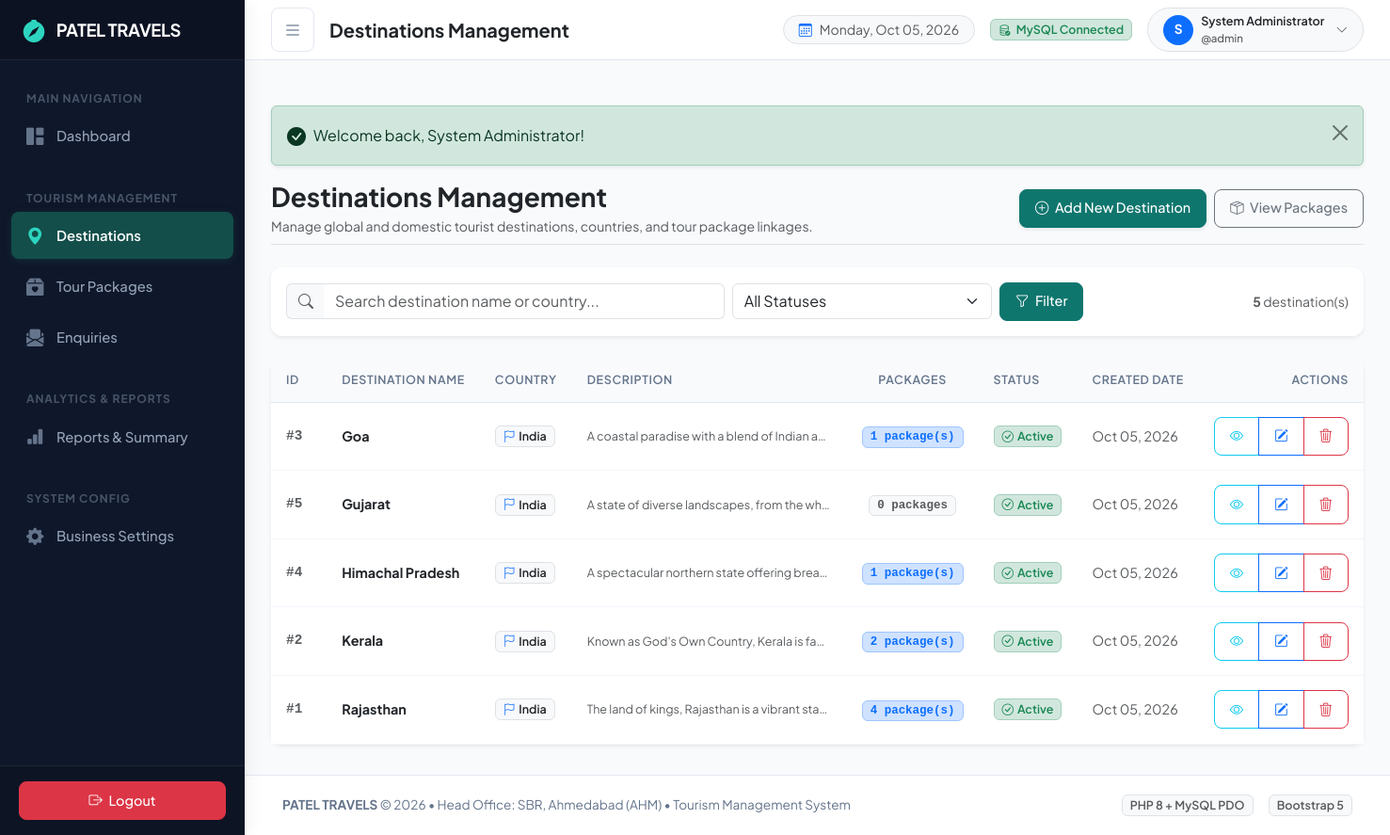
Page /admin/destinations/index.php (signed in) on the committed database.
### tables this page shows
CREATE TABLE `destinations` (
  `destination_id` int(11) NOT NULL AUTO_INCREMENT,
  `destination_name` varchar(100) NOT NULL,
  `slug` varchar(150) DEFAULT NULL,
  `seo_title` varchar(255) DEFAULT NULL,
  `seo_description` text DEFAULT NULL,
  `country` varchar(100) NOT NULL,
  `state` varchar(100) DEFAULT NULL,
  `description` text DEFAULT NULL,
  `best_season` varchar(150) DEFAULT NULL,
  `image` varchar(255) DEFAULT NULL,
  `featured` tinyint(1) DEFAULT 0,
  `status` enum('active','inactive') DEFAULT 'active',
  `created_at` datetime DEFAULT current_timestamp(),
  `updated_at` datetime DEFAULT current_timestamp() ON UPDATE current_timestamp(),
  PRIMARY KEY (`destination_id`),
  KEY `idx_destination_status` (`status`)
);

### admin/destinations/index.php (the view, shortened to what this page needs)
<?php
require_once __DIR__ . '/../../includes/auth.php';
$pdo = getDBConnection();
$search = trim($_GET['search'] ?? '');
$sql = '
    SELECT d.destination_id, d.destination_name, d.country, d.description, d.status, d.created_at,
           COUNT(p.package_id) AS total_packages
    FROM destinations d
    LEFT JOIN packages p ON d.destination_id = p.destination_id
    WHERE 1=1
';
$params = [];
$sql .= ' GROUP BY d.destination_id, d.destination_name, d.country, d.description, d.status, d.created_at ORDER BY d.destination_name ASC';
$stmt = $pdo->prepare($sql);
$stmt->execute($params);
$destinations = $stmt->fetchAll();
$totalDestinations = count($destinations);
require_once __DIR__ . '/../../includes/header.php';
require_once __DIR__ . '/../../includes/sidebar.php';
require_once __DIR__ . '/../../includes/navbar.php';
?>
<div class="container-fluid p-0">
    <div class="d-flex flex-column flex-md-row align-items-md-center justify-content-between mb-4 pb-2 border-bottom">
        <div>
            <h3 class="fw-bold mb-1 text-dark">Destinations Management</h3>
            <p class="text-muted small mb-0">Manage global and domestic tourist destinations, countries, and tour package linkages.</p>
        </div>
        <div class="mt-3 mt-md-0 d-flex gap-2">
            <a href="<?= url('admin/destinations/create.php') ?>" class="btn btn-primary shadow-sm">
                <i class="bi bi-plus-circle me-1"></i> Add New Destination
            </a>
            <a href="<?= url('admin/packages/index.php') ?>" class="btn btn-outline-secondary">
                <i class="bi bi-box-seam me-1"></i> View Packages
            </a>
        </div>
    </div>
    <div class="card mb-4 border-0 shadow-sm">
        <div class="card-body p-3">
            <form method="GET" action="<?= url('admin/destinations/index.php') ?>" class="row g-2 align-items-center">
                <div class="col-12 col-md-5">
                    <div class="input-group">
                        <span class="input-group-text bg-light border-end-0 text-muted"><i class="bi bi-search"></i></span>
                        <input type="text"
                               name="search"
                               class="form-control border-start-0"
                               placeholder="Search destination name or country..."
                               value="<?= htmlspecialchars($search, ENT_QUOTES, 'UTF-8') ?>">
                    </div>
                </div>
                <div class="col-6 col-md-3">
                    <select name="status" class="form-select">
                        <option value="">All Statuses</option>
                    </select>
                </div>
                <div class="col-6 col-md-4 d-flex gap-2 align-items-center">
                    <button type="submit" class="btn btn-primary px-3">
                        <i class="bi bi-funnel me-1"></i> Filter
                    </button>
                    <span class="ms-auto text-muted small d-none d-sm-inline">
                        <strong><?= $totalDestinations ?></strong> destination(s)
                    </span>
                </div>
            </form>
        </div>
    </div>
    <div class="card border-0 shadow-sm">
        <div class="table-responsive">
            <table class="table table-hover align-middle mb-0">
                <thead>
                    <tr>
                        <th style="width: 70px;">ID</th>
                        <th>Destination Name</th>
                        <th>Country</th>
                        <th>Description</th>
                        <th class="text-center">Packages</th>
                        <th>Status</th>
                        <th>Created Date</th>
                        <th class="text-end" style="min-width: 140px;">Actions</th>
                    </tr>
                </thead>
                <tbody>
                    <?php if (empty($destinations)): ?>
                        <tr>
                            <td colspan="8" class="text-center py-5 text-muted">
                                <i class="bi bi-geo-alt fs-1 d-block mb-2 text-muted"></i>
                                <h6 class="fw-bold text-dark">No Destinations Found</h6>
                                <p class="small text-muted mb-3">No destination records match your filter criteria.</p>
                                <a href="<?= url('admin/destinations/create.php') ?>" class="btn btn-sm btn-primary">
                                    <i class="bi bi-plus-lg me-1"></i> Add Destination Now
                                </a>
                            </td>
                        </tr>
                    <?php else: ?>
                        <?php foreach ($destinations as $dest): ?>
                            <?php
                            $destId = (int)$dest['destination_id'];
                            $destName = $dest['destination_name'];
                            $destCountry = $dest['country'];
                            $pkgCount = (int)$dest['total_packages'];
                            ?>
                            <tr>
                                <td class="fw-bold font-monospace text-muted small">
                                    #<?= $destId ?>
                                </td>
                                <td>
                                    <a href="<?= url('admin/destinations/view.php?id=' . $destId) ?>" class="fw-bold text-dark text-decoration-none">
                                        <?= htmlspecialchars($destName, ENT_QUOTES, 'UTF-8') ?>
                                    </a>
                                </td>
                                <td>
                                    <span class="badge bg-light text-dark border px-2 py-1">
                                        <i class="bi bi-flag me-1 text-primary"></i><?= htmlspecialchars($destCountry, ENT_QUOTES, 'UTF-8') ?>
                                    </span>
                                </td>
                                <td>
                                    <div class="text-muted small text-truncate" style="max-width: 260px;" title="<?= htmlspecialchars($dest['description'] ?? '', ENT_QUOTES, 'UTF-8') ?>">
                                        <?= htmlspecialchars($dest['description'] ?? 'No description provided.', ENT_QUOTES, 'UTF-8') ?>
                                    </div>
                                </td>
                                <td class="text-center">
                                    <?php if ($pkgCount > 0): ?>
                                        <a href="<?= url('admin/destinations/view.php?id=' . $destId) ?>" class="badge bg-primary-subtle text-primary border border-primary-subtle text-decoration-none font-monospace px-2 py-1" title="View linked tour packages">
                                            <?= $pkgCount ?> package(s)
                                        </a>
                                    <?php else: ?>
                                        <span class="badge bg-light text-muted border font-monospace px-2 py-1">0 packages</span>
                                    <?php endif; ?>
                                </td>
                                <td>
                                    <?= get_status_badge($dest['status']) ?>
                                </td>
                                <td class="small text-muted">
                                    <?= format_date($dest['created_at']) ?>
                                </td>
                                <td class="text-end">
                                    <div class="btn-group btn-group-sm" role="group">
                                        <a href="<?= url('admin/destinations/view.php?id=' . $destId) ?>"
                                           class="btn btn-outline-info"
                                           title="View Details">
                                            <i class="bi bi-eye"></i>
                                        </a>
                                        <a href="<?= url('admin/destinations/edit.php?id=' . $destId) ?>"
                                           class="btn btn-outline-primary"
                                           title="Edit Destination">
                                            <i class="bi bi-pencil-square"></i>
                                        </a>
                                        <button type="button"
                                                class="btn btn-outline-danger btn-delete-destination"
                                                data-bs-toggle="modal"
                                                data-bs-target="#deleteConfirmModal"
                                                data-id="<?= $destId ?>"
                                                data-name="<?= htmlspecialchars($destName, ENT_QUOTES, 'UTF-8') ?>"
                                                data-country="<?= htmlspecialchars($destCountry, ENT_QUOTES, 'UTF-8') ?>"
                                                data-packages="<?= $pkgCount ?>"
                                                title="Delete or Deactivate Destination">
                                            <i class="bi bi-trash3"></i>
                                        </button>
                                    </div>
                                </td>
                            </tr>
                        <?php endforeach; ?>
                    <?php endif; ?>
                </tbody>
            </table>
        </div>
    </div>
</div>
<?php
require_once __DIR__ . '/../../includes/footer.php';
?>

### includes/auth.php (shortened to what this page needs)
<?php
function url(string $path = ''): string
{
    $cleanPath = ltrim($path, '/');
    return BASE_PATH . '/' . $cleanPath;
}
function get_flash_message(): ?array
{
    if (isset($_SESSION['flash_message'])) {
        $msg = $_SESSION['flash_message'];
        return $msg;
    }
    return null;
}
function render_flash_message(): void
{
    $flash = get_flash_message();
    $type = htmlspecialchars($flash['type'], ENT_QUOTES, 'UTF-8');
    $message = htmlspecialchars($flash['message'], ENT_QUOTES, 'UTF-8');
    $icon = match ($flash['type']) {
        'success' => 'bi-check-circle-fill',
        'danger'  => 'bi-exclamation-octagon-fill',
        'warning' => 'bi-exclamation-triangle-fill',
        default   => 'bi-info-circle-fill',
    };
    echo <<<HTML
    <div class="alert alert-{$type} alert-dismissible fade show d-flex align-items-center shadow-sm my-3" role="alert">
        <i class="bi {$icon} me-2 fs-5"></i>
        <div>{$message}</div>
        <button type="button" class="btn-close" data-bs-dismiss="alert" aria-label="Close"></button>
    </div>
HTML;
}
function format_date(?string $dateStr, string $format = 'M d, Y'): string
{
    $timestamp = strtotime($dateStr);
    return $timestamp ? date($format, $timestamp) : 'N/A';
}
function get_status_badge(string $status): string
{
    $statusLower = strtolower(trim($status));
    return match ($statusLower) {
        'confirmed', 'active' => '<span class="badge bg-success-subtle text-success border border-success-subtle px-2 py-1"><i class="bi bi-check-circle me-1"></i>' . ucfirst($statusLower) . '</span>',
        'pending'             => '<span class="badge bg-warning-subtle text-warning-emphasis border border-warning-subtle px-2 py-1"><i class="bi bi-clock-history me-1"></i>' . ucfirst($statusLower) . '</span>',
        'cancelled', 'inactive' => '<span class="badge bg-danger-subtle text-danger border border-danger-subtle px-2 py-1"><i class="bi bi-x-circle me-1"></i>' . ucfirst($statusLower) . '</span>',
        'sold_out'            => '<span class="badge bg-secondary-subtle text-secondary border border-secondary-subtle px-2 py-1"><i class="bi bi-slash-circle me-1"></i>Sold Out</span>',
        default               => '<span class="badge bg-light text-dark border px-2 py-1">' . htmlspecialchars(ucfirst($status), ENT_QUOTES, 'UTF-8') . '</span>',
    };
}

### assets/css/style.css (style rules this page uses)
:root { --primary-color: #0f766e; --primary-hover: #115e59; --primary-light: #ccfbf1; --secondary-color: #3b82f6; --sidebar-bg: #0f172a; --sidebar-hover: #1e293b; --sidebar-active: #134e4a; --sidebar-text: #94a3b8; --sidebar-text-active: #ffffff; --body-bg: #f8fafc; --card-bg: #ffffff; --text-main: #1e293b; --text-muted: #64748b; --border-color: #e2e8f0; --sidebar-width: 260px; --topbar-height: 64px; }
body { font-family: 'Plus Jakarta Sans', system-ui, -apple-system, BlinkMacSystemFont, 'Segoe UI', Roboto, Oxygen, Ubuntu, Cantarell, sans-serif; background-color: var(--body-bg); color: var(--text-main); min-height: 100vh; overflow-x: hidden; }
.card { background-color: var(--card-bg); border: 1px solid var(--border-color); border-radius: 12px; box-shadow: 0 1px 3px rgba(0, 0, 0, 0.04), 0 1px 2px rgba(0, 0, 0, 0.02); transition: box-shadow 0.2s ease, transform 0.2s ease; }
.table { margin-bottom: 0; }
.table th { font-size: 0.78rem; text-transform: uppercase; letter-spacing: 0.05em; font-weight: 600; color: var(--text-muted); background-color: #f8fafc; border-bottom: 1px solid var(--border-color); padding: 0.85rem 1rem; white-space: nowrap; }
.table td { padding: 0.95rem 1rem; vertical-align: middle; font-size: 0.9rem; border-bottom: 1px solid #f1f5f9; }
.badge { font-weight: 600; font-size: 0.78rem; border-radius: 6px; }
.btn { border-radius: 8px; font-weight: 500; padding: 0.55rem 1rem; font-size: 0.9rem; transition: all 0.15s ease-in-out; }
.btn-primary { background-color: var(--primary-color); border-color: var(--primary-color); }

### rows in the picture
destinations: destination_id "3", destination_name "Goa", country "India", description "A coastal paradise with a blend of Indian a…", pkgCount "1", status "Active", created_at "Oct 05, 2026"
destinations: destination_id "5", destination_name "Gujarat", country "India", description "A state of diverse landscapes, from the wh…", shows "0 packages", status "Active", created_at "Oct 05, 2026"
destinations: destination_id "4", destination_name "Himachal Pradesh", country "India", description "A spectacular northern state offering brea…", pkgCount "1", status "Active", created_at "Oct 05, 2026"
destinations: destination_id "2", destination_name "Kerala", country "India", description "Known as God's Own Country, Kerala is fa…", pkgCount "2", status "Active", created_at "Oct 05, 2026"
destinations: destination_id "1", destination_name "Rajasthan", country "India", description "The land of kings, Rajasthan is a vibrant sta…", pkgCount "4", status "Active", created_at "Oct 05, 2026"

### other values in the picture
$navTitle "Destinations Management"
substr($adminName, 0, 1) "S"
$adminName "System Administrator"
$adminUser "admin"
$message "Welcome back, System Administrator!"
$totalDestinations "5"
